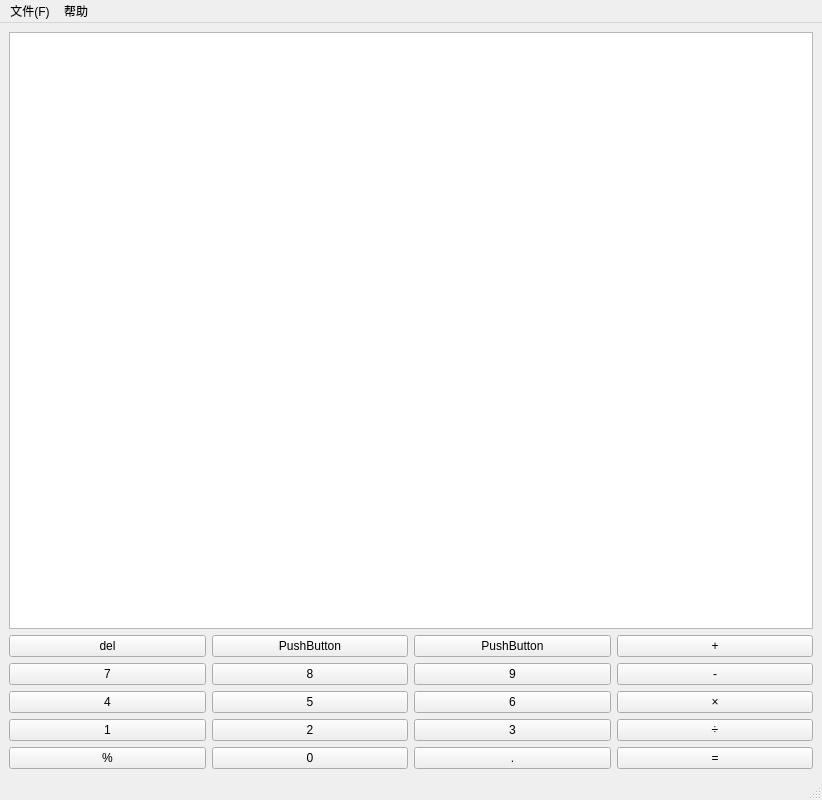
<?xml version="1.0" encoding="UTF-8"?>
<ui version="4.0">
 <class>MainWindow</class>
 <widget class="QMainWindow" name="MainWindow">
  <property name="geometry">
   <rect>
    <x>0</x>
    <y>0</y>
    <width>822</width>
    <height>800</height>
   </rect>
  </property>
  <property name="windowTitle">
   <string>常用工具</string>
  </property>
  <property name="windowIcon">
   <iconset>
    <normaloff>tools_settings_icon.ico</normaloff>tools_settings_icon.ico</iconset>
  </property>
  <property name="unifiedTitleAndToolBarOnMac">
   <bool>false</bool>
  </property>
  <widget class="QWidget" name="centralwidget">
   <layout class="QGridLayout" name="gridLayout_2">
    <item row="0" column="0">
     <layout class="QHBoxLayout" name="horizontalLayout_6">
      <property name="sizeConstraint">
       <enum>QLayout::SetMaximumSize</enum>
      </property>
      <item>
       <widget class="QPlainTextEdit" name="text_result"/>
      </item>
     </layout>
    </item>
    <item row="1" column="0">
     <layout class="QHBoxLayout" name="horizontalLayout_7">
      <item>
       <layout class="QVBoxLayout" name="verticalLayout">
        <item>
         <layout class="QHBoxLayout" name="horizontalLayout">
          <item>
           <widget class="QPushButton" name="button_del">
            <property name="text">
             <string>del</string>
            </property>
           </widget>
          </item>
          <item>
           <widget class="QPushButton" name="pushButton_2">
            <property name="text">
             <string>PushButton</string>
            </property>
           </widget>
          </item>
          <item>
           <widget class="QPushButton" name="pushButton_3">
            <property name="text">
             <string>PushButton</string>
            </property>
           </widget>
          </item>
          <item>
           <widget class="QPushButton" name="button_add">
            <property name="text">
             <string>+</string>
            </property>
           </widget>
          </item>
         </layout>
        </item>
        <item>
         <layout class="QHBoxLayout" name="horizontalLayout_2">
          <item>
           <widget class="QPushButton" name="button_7">
            <property name="text">
             <string>7</string>
            </property>
           </widget>
          </item>
          <item>
           <widget class="QPushButton" name="button_8">
            <property name="text">
             <string>8</string>
            </property>
           </widget>
          </item>
          <item>
           <widget class="QPushButton" name="button_9">
            <property name="text">
             <string>9</string>
            </property>
           </widget>
          </item>
          <item>
           <widget class="QPushButton" name="button_sub">
            <property name="text">
             <string>-</string>
            </property>
           </widget>
          </item>
         </layout>
        </item>
        <item>
         <layout class="QHBoxLayout" name="horizontalLayout_3">
          <item>
           <widget class="QPushButton" name="button_4">
            <property name="text">
             <string>4</string>
            </property>
           </widget>
          </item>
          <item>
           <widget class="QPushButton" name="button_5">
            <property name="text">
             <string>5</string>
            </property>
           </widget>
          </item>
          <item>
           <widget class="QPushButton" name="button_6">
            <property name="text">
             <string>6</string>
            </property>
           </widget>
          </item>
          <item>
           <widget class="QPushButton" name="button_mul">
            <property name="text">
             <string>×</string>
            </property>
           </widget>
          </item>
         </layout>
        </item>
        <item>
         <layout class="QHBoxLayout" name="horizontalLayout_4">
          <item>
           <widget class="QPushButton" name="button_1">
            <property name="text">
             <string>1</string>
            </property>
           </widget>
          </item>
          <item>
           <widget class="QPushButton" name="button_2">
            <property name="text">
             <string>2</string>
            </property>
           </widget>
          </item>
          <item>
           <widget class="QPushButton" name="button_3">
            <property name="text">
             <string>3</string>
            </property>
           </widget>
          </item>
          <item>
           <widget class="QPushButton" name="button_div">
            <property name="text">
             <string>÷</string>
            </property>
           </widget>
          </item>
         </layout>
        </item>
        <item>
         <layout class="QHBoxLayout" name="horizontalLayout_5">
          <item>
           <widget class="QPushButton" name="button_residual">
            <property name="text">
             <string>%</string>
            </property>
           </widget>
          </item>
          <item>
           <widget class="QPushButton" name="button_0">
            <property name="text">
             <string>0</string>
            </property>
           </widget>
          </item>
          <item>
           <widget class="QPushButton" name="button_dot">
            <property name="text">
             <string>.</string>
            </property>
           </widget>
          </item>
          <item>
           <widget class="QPushButton" name="button_eq">
            <property name="toolTip">
             <string>equals</string>
            </property>
            <property name="text">
             <string>=</string>
            </property>
            <property name="iconSize">
             <size>
              <width>16</width>
              <height>16</height>
             </size>
            </property>
            <property name="shortcut">
             <string>Backspace</string>
            </property>
           </widget>
          </item>
         </layout>
        </item>
       </layout>
      </item>
     </layout>
    </item>
   </layout>
  </widget>
  <widget class="QMenuBar" name="menubar">
   <property name="geometry">
    <rect>
     <x>0</x>
     <y>0</y>
     <width>822</width>
     <height>23</height>
    </rect>
   </property>
   <widget class="QMenu" name="menu">
    <property name="title">
     <string>文件(F)</string>
    </property>
    <addaction name="actionNew_Ctrl_N"/>
    <addaction name="actionOpen_Ctrl_O"/>
    <addaction name="actionRecent"/>
    <addaction name="separator"/>
    <addaction name="actionSave_Ctrl_s"/>
    <addaction name="actionSave_As_Ctrl_Shift_S"/>
    <addaction name="actionSave_All_Ctrl_Shift_S"/>
    <addaction name="separator"/>
    <addaction name="actionQuit_Ctrl_Q"/>
   </widget>
   <widget class="QMenu" name="menu_2">
    <property name="title">
     <string>帮助</string>
    </property>
    <addaction name="actionAbout"/>
   </widget>
   <addaction name="menu"/>
   <addaction name="menu_2"/>
  </widget>
  <widget class="QStatusBar" name="statusbar"/>
  <action name="actionNew_Ctrl_N">
   <property name="text">
    <string>New(Ctrl+N)</string>
   </property>
  </action>
  <action name="actionOpen_Ctrl_O">
   <property name="text">
    <string>Open(Ctrl+O)</string>
   </property>
  </action>
  <action name="actionRecent">
   <property name="text">
    <string>Recent</string>
   </property>
  </action>
  <action name="actionSave_Ctrl_s">
   <property name="text">
    <string>Save(Ctrl+s)</string>
   </property>
  </action>
  <action name="actionSave_As_Ctrl_Shift_S">
   <property name="text">
    <string>Save As</string>
   </property>
  </action>
  <action name="actionSave_All_Ctrl_Shift_S">
   <property name="text">
    <string>Save All(Ctrl+Shift+S)</string>
   </property>
  </action>
  <action name="actionQuit_Ctrl_Q">
   <property name="text">
    <string>Quit(Ctrl+Q)</string>
   </property>
  </action>
  <action name="actionAbout">
   <property name="text">
    <string>About</string>
   </property>
  </action>
 </widget>
 <tabstops>
  <tabstop>button_1</tabstop>
  <tabstop>button_2</tabstop>
  <tabstop>button_3</tabstop>
  <tabstop>button_4</tabstop>
  <tabstop>button_5</tabstop>
  <tabstop>button_6</tabstop>
  <tabstop>button_7</tabstop>
  <tabstop>button_8</tabstop>
  <tabstop>button_9</tabstop>
  <tabstop>pushButton_2</tabstop>
  <tabstop>pushButton_3</tabstop>
  <tabstop>button_add</tabstop>
  <tabstop>button_sub</tabstop>
  <tabstop>button_mul</tabstop>
  <tabstop>button_del</tabstop>
  <tabstop>button_div</tabstop>
  <tabstop>button_residual</tabstop>
  <tabstop>button_dot</tabstop>
  <tabstop>button_eq</tabstop>
  <tabstop>button_0</tabstop>
 </tabstops>
 <resources/>
 <connections/>
</ui>
